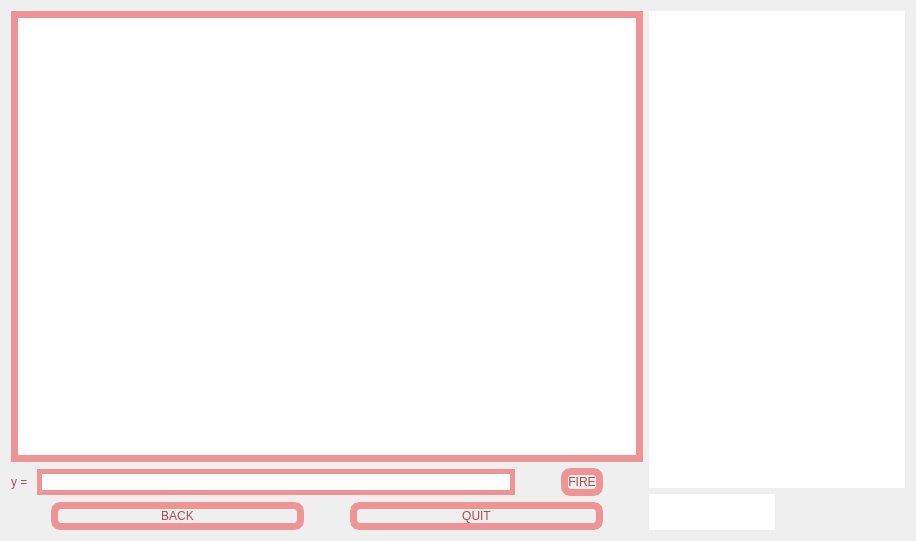
<?xml version="1.0" encoding="UTF-8"?>
<ui version="4.0">
 <class>WarGame</class>
 <widget class="QDialog" name="WarGame">
  <property name="geometry">
   <rect>
    <x>0</x>
    <y>0</y>
    <width>916</width>
    <height>541</height>
   </rect>
  </property>
  <property name="windowTitle">
   <string>MATFWars</string>
  </property>
  <property name="styleSheet">
   <string notr="true">background-image: url(:/background/background2.jpg);</string>
  </property>
  <layout class="QHBoxLayout" name="horizontalLayout_4">
   <item>
    <layout class="QVBoxLayout" name="verticalLayout_3">
     <item>
      <layout class="QHBoxLayout" name="horizontalLayout_3">
       <item>
        <layout class="QVBoxLayout" name="verticalLayout">
         <item>
          <widget class="QGraphicsView" name="gvCanvas">
           <property name="styleSheet">
            <string notr="true">border:7px solid;
border-color: rgb(238, 148, 148);</string>
           </property>
           <property name="lineWidth">
            <number>1</number>
           </property>
          </widget>
         </item>
         <item>
          <layout class="QHBoxLayout" name="horizontalLayout">
           <item>
            <widget class="QLabel" name="y_label">
             <property name="styleSheet">
              <string notr="true">color: rgb(180, 72, 72);
font: 600 20pt &quot;URW Bookman&quot;;
</string>
             </property>
             <property name="text">
              <string>y = </string>
             </property>
            </widget>
           </item>
           <item>
            <widget class="QLineEdit" name="y_lineEdit">
             <property name="styleSheet">
              <string notr="true">border:5px solid;
border-color: rgb(238, 148, 148);
background-image: url(:/background/whiteBackground.jpg);</string>
             </property>
            </widget>
           </item>
           <item>
            <spacer name="horizontalSpacer_4">
             <property name="orientation">
              <enum>Qt::Horizontal</enum>
             </property>
             <property name="sizeType">
              <enum>QSizePolicy::Minimum</enum>
             </property>
             <property name="sizeHint" stdset="0">
              <size>
               <width>40</width>
               <height>20</height>
              </size>
             </property>
            </spacer>
           </item>
           <item>
            <widget class="QPushButton" name="fire_war_button">
             <property name="styleSheet">
              <string notr="true">color:rgb(180, 72, 72);
font: 600 25pt &quot;URW Bookman&quot;;
border-radius:10px;
border:7px solid;
border-color: rgb(238, 148, 148);
background-image: url(:/background/backgroundBtns.jpg);</string>
             </property>
             <property name="text">
              <string>FIRE</string>
             </property>
            </widget>
           </item>
           <item>
            <spacer name="horizontalSpacer_5">
             <property name="orientation">
              <enum>Qt::Horizontal</enum>
             </property>
             <property name="sizeType">
              <enum>QSizePolicy::Minimum</enum>
             </property>
             <property name="sizeHint" stdset="0">
              <size>
               <width>40</width>
               <height>20</height>
              </size>
             </property>
            </spacer>
           </item>
          </layout>
         </item>
         <item>
          <layout class="QHBoxLayout" name="horizontalLayout_2">
           <item>
            <spacer name="horizontalSpacer_2">
             <property name="orientation">
              <enum>Qt::Horizontal</enum>
             </property>
             <property name="sizeType">
              <enum>QSizePolicy::Minimum</enum>
             </property>
             <property name="sizeHint" stdset="0">
              <size>
               <width>40</width>
               <height>20</height>
              </size>
             </property>
            </spacer>
           </item>
           <item>
            <widget class="QPushButton" name="back_war_button">
             <property name="styleSheet">
              <string notr="true">color:rgb(180, 72, 72);
font: 600 25pt &quot;URW Bookman&quot;;
background-image: url(:/background/backgroundBtns.jpg);
border-radius:10px;
border:7px solid;
border-color: rgb(238, 148, 148);</string>
             </property>
             <property name="text">
              <string>BACK</string>
             </property>
            </widget>
           </item>
           <item>
            <spacer name="horizontalSpacer">
             <property name="orientation">
              <enum>Qt::Horizontal</enum>
             </property>
             <property name="sizeType">
              <enum>QSizePolicy::Minimum</enum>
             </property>
             <property name="sizeHint" stdset="0">
              <size>
               <width>40</width>
               <height>20</height>
              </size>
             </property>
            </spacer>
           </item>
           <item>
            <widget class="QPushButton" name="quit_war_button">
             <property name="styleSheet">
              <string notr="true">color:rgb(180, 72, 72);
font: 600 25pt &quot;URW Bookman&quot;;
border-radius:10px;
border:7px solid;
border-color: rgb(238, 148, 148);
background-image: url(:/background/backgroundBtns.jpg);</string>
             </property>
             <property name="text">
              <string>QUIT</string>
             </property>
            </widget>
           </item>
           <item>
            <spacer name="horizontalSpacer_3">
             <property name="orientation">
              <enum>Qt::Horizontal</enum>
             </property>
             <property name="sizeType">
              <enum>QSizePolicy::Minimum</enum>
             </property>
             <property name="sizeHint" stdset="0">
              <size>
               <width>40</width>
               <height>20</height>
              </size>
             </property>
            </spacer>
           </item>
          </layout>
         </item>
        </layout>
       </item>
       <item>
        <layout class="QVBoxLayout" name="verticalLayout_2">
         <item>
          <widget class="QTextBrowser" name="chat_textBrowser">
           <property name="sizePolicy">
            <sizepolicy hsizetype="Fixed" vsizetype="Expanding">
             <horstretch>0</horstretch>
             <verstretch>0</verstretch>
            </sizepolicy>
           </property>
           <property name="styleSheet">
            <string notr="true">background-image: url(:/background/whiteBackground.jpg);
border:10px solid;
border-color: rgb(255, 255, 255);</string>
           </property>
          </widget>
         </item>
         <item>
          <widget class="QLineEdit" name="chat_lineEdit">
           <property name="sizePolicy">
            <sizepolicy hsizetype="Fixed" vsizetype="Fixed">
             <horstretch>0</horstretch>
             <verstretch>0</verstretch>
            </sizepolicy>
           </property>
           <property name="styleSheet">
            <string notr="true">border:10px solid;
border-color: rgb(255, 255, 255);
background-image: url(:/background/whiteBackground.jpg);
</string>
           </property>
          </widget>
         </item>
        </layout>
       </item>
      </layout>
     </item>
    </layout>
   </item>
  </layout>
 </widget>
 <resources/>
 <connections/>
</ui>
